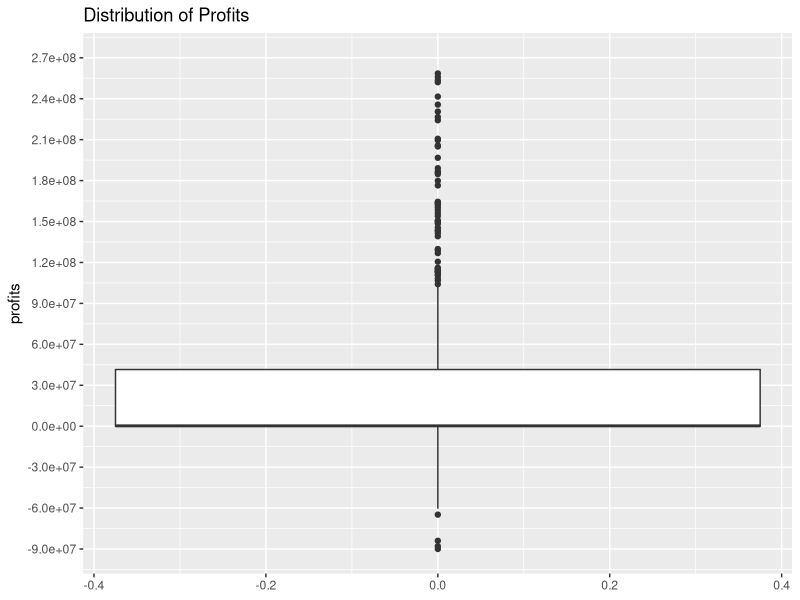
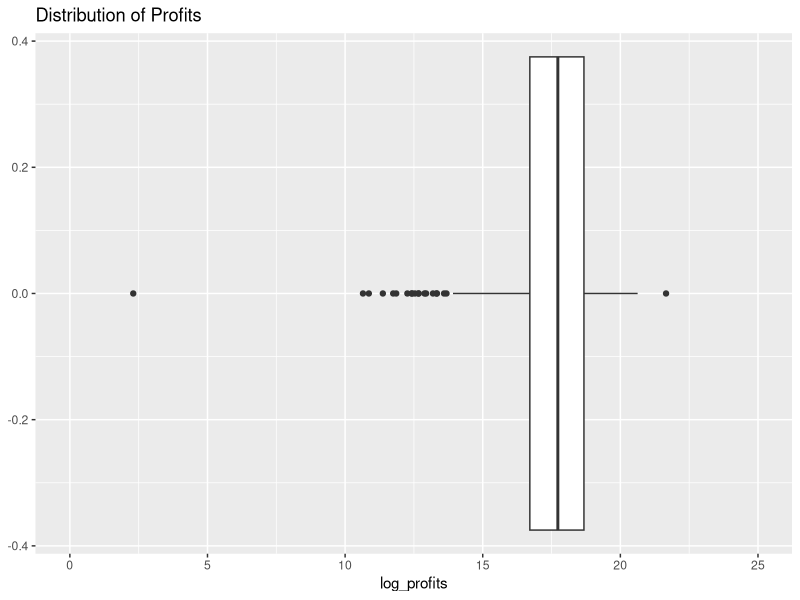
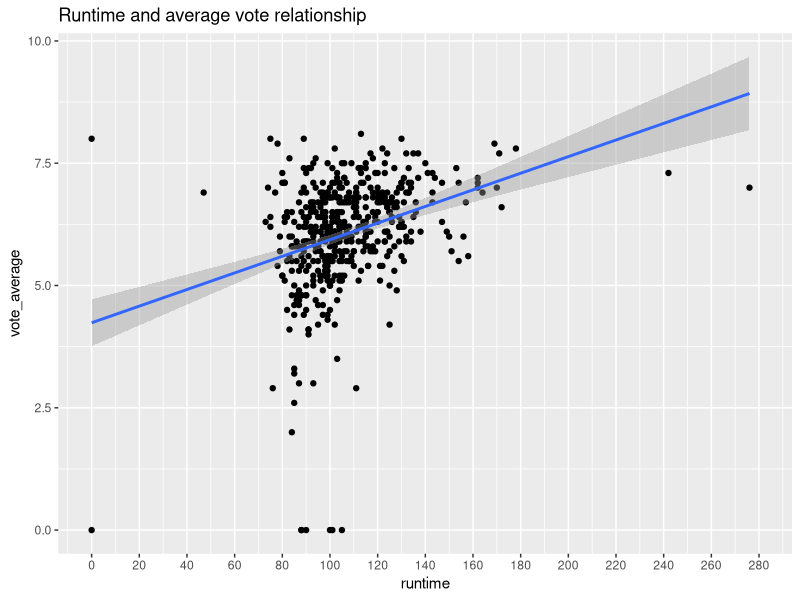
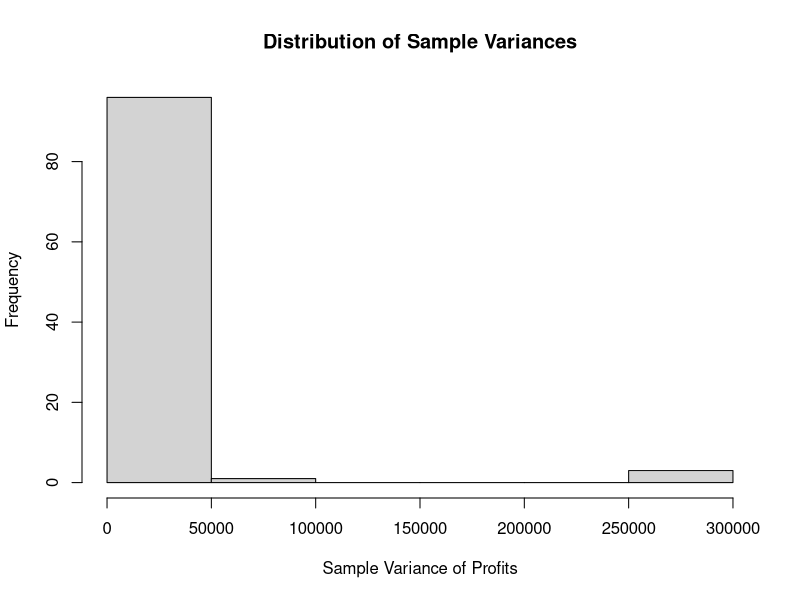
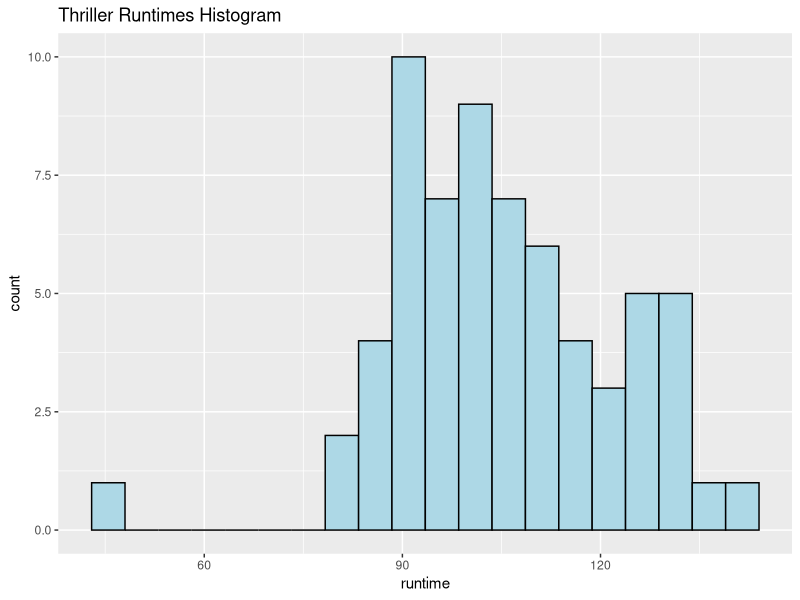
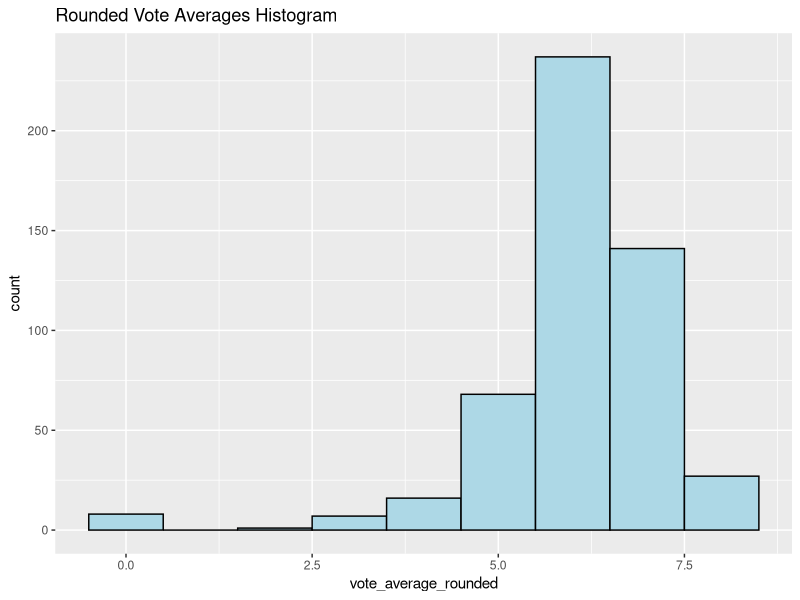
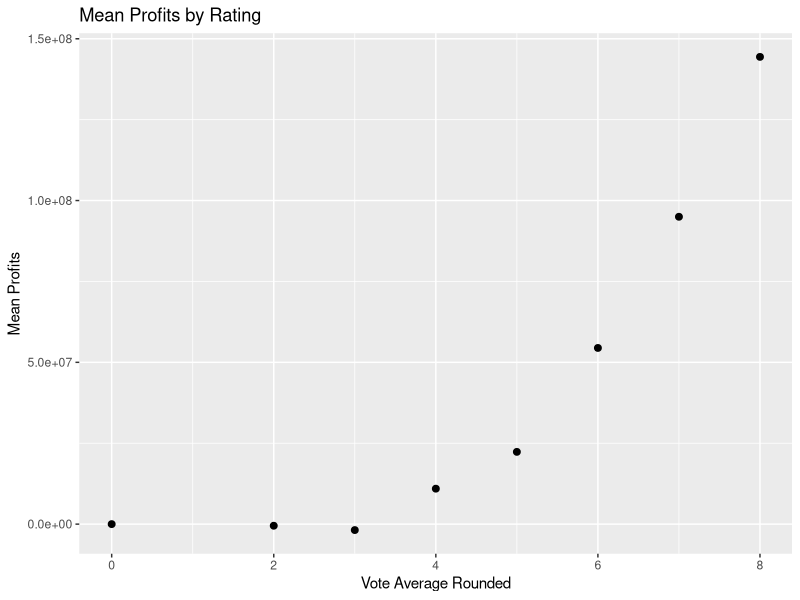
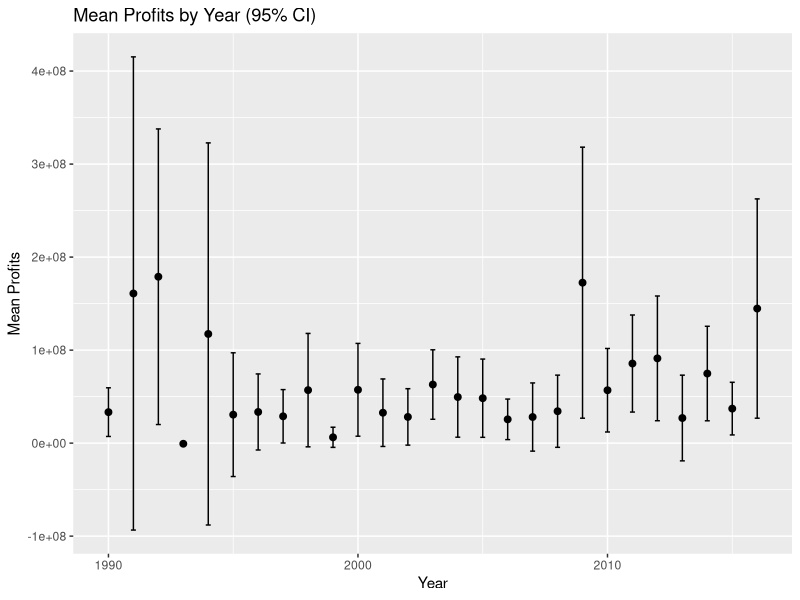

R code for these plots, in order:
## ---- chunk 1
knitr::opts_chunk$set(echo = TRUE)
## ---- chunk 2
movies <- readr::read_tsv("Datasets/movies1.tsv")
## ---- chunk 3
library(tidyverse)
## ---- chunk 4

head(movies)

nrow(movies)

ncol(movies)

## ---- chunk 5
nominal_var<- "title"
ordinal_var<- "popularity"
interval_var<-"release_date"
ratio_var<- "revenue"

## ---- chunk 6

movies$profits<-movies$revenue-movies$budget
mean_profits<-mean(movies$profits)
median_profits<-median(movies$profits)
max_profit<-max(movies$profits)
min_profits<-min(movies$profits)

## ---- chunk 7

movies[which.max(movies$profits), "title"]
movies[which.min(movies$profits), "title"]


## ---- chunk 8

ggplot(movies, aes(y = profits))+
        geom_boxplot()+
        labs(title = "Distribution of Profits",
        ylab = "profits")+
        scale_y_continuous(limits = c(-90000000,270000000), breaks = seq(-90000000,270000000, by = 30000000))
quantile(movies$profits, probs = c(0.25, 0.5, 0.75, 1))

## ---- chunk 9


movies$log_profits<-log(movies$profits)

mean(movies$log_profits, na.rm = TRUE)


## ---- chunk 10


mean(movies$log_profits, na.rm = FALSE)

ggplot(movies, aes(x=log_profits))+
  geom_boxplot()+
  labs(title = "Distribution of Profits",
        xlab = "movies",     
        ylab = "log_ptrofits")+
  scale_x_continuous(breaks = seq(0, 25, by = 5), limits = c(0,25))


## ---- chunk 11

ggplot(movies, aes(x = runtime, y = vote_average))+
  geom_point()+
  geom_smooth(method = lm, se = TRUE)+
  scale_x_continuous(limits = c(0,280), breaks = seq(0,280, by = 20))+
  labs(title = "Runtime and average vote relationship",
       x = "runtime",
       y = "vote_average")

## ---- chunk 12
actor_counts <- table(movies$first_actor)
sorted_actors <- sort(actor_counts, decreasing = TRUE)
top_actor <- names(sort(table(movies$first_actor), decreasing = TRUE))[1]
cat(top_actor)

## ---- chunk 13
top_actor_movies <- movies[movies$first_actor == top_actor, ]
actor_avg_revenue <- mean(top_actor_movies$revenue, na.rm = TRUE)
overall_avg_revenue <- mean(movies$revenue, na.rm = TRUE)

cat("The average revenue of the movie in which Bruce Willis plays:", actor_avg_revenue, "\n")
cat("The average revenue of the movies in the dataset:", overall_avg_revenue, "\n")

if(actor_avg_revenue > overall_avg_revenue) {
  cat("The revenue of his movies lies above the revenue of an average movie.\n")
} else {
  cat("The revenue of his movies is below the revenue of an average movie.\n")
}

## ---- chunk 14
sum(movies$first_actor == "Bruce Willis", na.rm = TRUE)

## ---- chunk 15
movies$profits <- movies$revenue - movies$budget
movies$profits_millions <- movies$profits/1000000
sample_variance <- var(movies$profits_millions, na.rm = TRUE)
n <- sum(!is.na(movies$profits_millions))
population_variance <- sample_variance * (n-1)/n

cat("The variance of the variable profits:", population_variance, "\n")

## ---- chunk 16
set.seed(321)
movies_sample <- movies %>% sample_n(25)
variance_sample <- var(movies_sample$profits_millions, na.rm = TRUE)

cat("Sample profits variance:", variance_sample, "\n")
cat("The population profits variance:", population_variance, "\n")

if(variance_sample > population_variance) {
  cat("The sample profits variance is larger than the population profits variance.\n")
} else {
  cat("The sample profits variance is smaller than the population profits variance.\n")
}

## ---- chunk 17
sample_vars <- numeric(100)
set.seed(321)

for(i in 1:100) {
  sample_i <- movies %>% sample_n(25)
  sample_vars[i] <- var(sample_i$profits_millions, na.rm = TRUE)
}
cat(head(sample_vars))

## ---- chunk 18
mean_sample_vars <- mean(sample_vars, na.rm = TRUE)
sd_sample_vars <- sd(sample_vars, na.rm = TRUE)

cat("Mean of sample variances:", mean_sample_vars, "\n")
cat("Standard deviation of sample variances:", sd_sample_vars, "\n")

hist(sample_vars, 
     main = "Distribution of Sample Variances",
     xlab = "Sample Variance of Profits")
## ---- chunk 19
thriller <- movies %>% 
  filter(genre == "Thriller", !is.na(runtime))
n <- nrow(thriller)
variable <- var(thriller$runtime)

alpha <- 0.01
CI <- (n -1)*variable / qchisq(c(0.995, 0.005), df = n -1)
CI

## ---- chunk 20
mean_thriller_runtime <- mean(thriller$runtime)
error <- sqrt(variable / n)
z <- qnorm(0.995)

CI_mean <- mean_thriller_runtime + c(-1,1)*z*error
CI_mean


## ---- chunk 21
sigma_hypo <- 500
test_hypo <- (n - 1)*variable / sigma_hypo

alpha <- 0.05
critical_val <- qchisq(c(alpha/2 , 1 - alpha/2), df = n-1)
test_hypo
critical_val



## ---- chunk 22
ggplot(thriller, aes(x = runtime)) +
  geom_histogram(bins = 20, fill = "lightblue", color = "black") +
  labs(title = "Thriller Runtimes Histogram")


## ---- chunk 23
movies <- movies %>%
  mutate(vote_average_rounded = round(vote_average))

ggplot(movies, aes(x = vote_average_rounded)) +
  geom_histogram(binwidth = 1, fill = "lightblue", color = "black") +
  labs(title = "Rounded Vote Averages Histogram")


## ---- chunk 24
rating_profits <- movies %>%
  group_by(vote_average_rounded) %>%
  summarize(mean_profits = mean(profits, na.rm = TRUE))
rating_profits

ggplot(rating_profits, aes(x = vote_average_rounded, y = mean_profits)) +
  geom_point(size = 2, color = "black") +
  labs(title = "Mean Profits by Rating",
       x = "Vote Average Rounded",
       y = "Mean Profits")
## ---- chunk 25
z2 <- qnorm(0.975)
year_profits <- movies %>%
  group_by(release_year) %>%
  summarize(mean_profits = mean(profits, na.rm = TRUE),
            error = sd(profits, na.rm = TRUE)/sqrt(n()),
            .groups = "drop") %>%
  mutate(lower = mean_profits - z2*error,
         higher = mean_profits + z2*error)

ggplot(year_profits, aes(x = release_year , y = mean_profits)) +
  geom_point(size = 2) +
  geom_errorbar(aes(ymin = lower, ymax = higher), width = 0.2) +
  labs(title = "Mean Profits by Year (95% CI)", x = "Year", y = "Mean Profits")
## ---- chunk 26
movies$Profits <- movies$revenue - movies$budget
lm_a <- lm(Profits ~ budget, data = movies)
summary(lm_a)
## ---- chunk 27
coef(lm_a)["budget"]

## ---- chunk 28
co <- summary(lm_a)$coefficients["budget", ]
tval <- co["t value"]
df   <- lm_a$df.residual

p_one_sided <- pt(tval, df)
p_one_sided

## ---- chunk 29
movies$budget[movies$budget == 0]   <- NA
movies$revenue[movies$revenue == 0] <- NA
movies$Profits[movies$Profits <= 0] <- NA
movies$LogBudget  <- log(movies$budget)
movies$LogProfits <- log(movies$Profits)
lm_d <- lm(LogProfits ~ LogBudget, data = movies)
summary(lm_d)
## ---- chunk 30
coef(summary(lm_d))["LogBudget", "Estimate"]

## ---- chunk 31
summary(lm_a)$r.squared
summary(lm_d)$r.squared

## ---- chunk 32
summary(lm_a)
summary(lm_d)

coef(lm_a)["budget"]
coef(lm_d)["LogBudget"]
## ---- chunk 33
sum_budget <- movies %>%
  filter(!is.na(budget), budget > 0, !is.na(first_actor_gender)) %>%
  mutate(log_budget = log(budget)) %>%
  group_by(first_actor_gender) %>%
  summarise(mean_log_budget = mean(log_budget, na.rm = TRUE),
    se = sd(log_budget, na.rm = TRUE) / sqrt(n()))

  
 ggplot(sum_budget, aes(x = first_actor_gender, y = mean_log_budget)) +
  geom_point(size = 2, color = "black") +
  geom_errorbar(aes(ymin = mean_log_budget - 1.96*se,
                    ymax = mean_log_budget + 1.96*se),
                width = 0.2, color = "black") +
  labs(x = "First Actor Gender",
       y = "Mean Log of Budget",) +
  theme_minimal()

## ---- chunk 34
movies_0 <- movies %>%
  filter(!is.na(budget), budget > 0, !is.na(first_actor_gender)) %>%
  mutate(log_budget = log(budget))


lm3 <- lm(log(budget) ~ first_actor_gender, data = movies_0)
summary(lm3)

## ---- chunk 35
duplicate <- movies[movies$first_actor %in%
               movies$first_actor[duplicated(movies$first_actor)], ]

head(duplicate)

## ---- chunk 36
#WRITE YOUR CODE HERE

movies$profit <- movies$revenue - movies$budget
mean_profit_by_month <- aggregate(profit ~ release_month, data = movies, FUN = mean, na.rm = TRUE)

ggplot(mean_profit_by_month, aes(x = factor(release_month), y = profit)) +
  geom_bar(stat = "identity") +
  labs(
    title = "Mean Profits by Month of Release",
    x = "Month of Release",
    y = "Mean Profit (Revenue - Budget)"
  ) 

## ---- chunk 37
movies_positive <- subset(movies, profit > 0 & budget > 0)

movies_positive$english_dummy_var <- ifelse(movies_positive$original_language == "en", 1, 0)

ols_model<-lm(log(profit)~log(budget)+english_dummy_var+release_month, data = movies_positive)

summary(ols_model)

## ---- chunk 38
#WRITE YOUR CODE HERE

ols_model<-lm(log(profit)~log(budget)+english_dummy_var+release_month, data = movies_positive)

summary(ols_model)

## ---- chunk 39
movies$english <- as.integer(movies$original_language == "en")
movies$log_budget <- log10(movies$budget)


#Clean data, was receiving NA/NAN/InF error
movies <- movies %>%
  mutate(
    profit = revenue - budget,
    log_profits = log(profit),
    log_budget = log10(budget),
    english = as.integer(original_language == "en")
  ) %>%
  filter(
    is.finite(log_profits),
    is.finite(log_budget),
    !is.na(release_month),
    !is.na(english)
  )

model2 <- lm(log_profits ~ log_budget + english + factor(release_month), data = movies)
summary(model2)

# Joint test: are all month terms zero?
anova(ols_model, model2)

## ---- chunk 40
testdata <- movies %>%
  summarize(
    log_budget = mean(log_budget, na.rm = TRUE),
    english = 1
  ) %>%
  crossing(release_month = 1:12)

testdata$pred_log_profit <- predict(model2, newdata = testdata)
testdata$pred_profit <- exp(testdata$pred_log_profit)

ggplot(testdata, aes(x = factor(release_month), y = pred_profit)) +
  geom_col(fill = "forestgreen") +
  labs(
    x = "Release Month",
    y = "Predicted Profit",
    title = "Predicted Profits by Release Month (Flexible Model)"
  ) +
  theme_minimal()

## ---- chunk 41
new_movie <- tibble(
  log_budget = log(4e7),
  english = 1,
  release_month = 1:12
)

# Use flexible model to get profit prediction for each month
pred <- predict(model2, newdata = new_movie, interval = "prediction", level = 0.99)
pred_df <- cbind(new_movie, as.data.frame(pred))
pred_df$pred_profit <- exp(pred_df$fit)
pred_df$pred_lwr <- exp(pred_df$lwr)
pred_df$pred_upr <- exp(pred_df$upr)

# Add budget back to get revenue prediction
pred_df <- pred_df %>%
  mutate(
    predicted_revenue = pred_profit + 4e7,
    lower_99 = pred_lwr + 4e7,
    upper_99 = pred_upr + 4e7
  )

# Plot predicted revenue with 99% prediction interval for each month
ggplot(pred_df, aes(x = factor(release_month), y = predicted_revenue)) +
  geom_col(fill = "dodgerblue", alpha = 0.7) +
  geom_errorbar(aes(ymin = lower_99, ymax = upper_99), width = 0.3, color = "black") +
  labs(
    x = "Release Month",
    y = "Predicted Revenue",
    title = "Predicted Revenue and 99% Prediction Interval by Release Month"
  ) +
  theme_minimal()

# Show results for best month in a table as before
best_row <- pred_df[which.max(pred_df$pred_profit), ]
knitr::kable(best_row, digits = 0)
